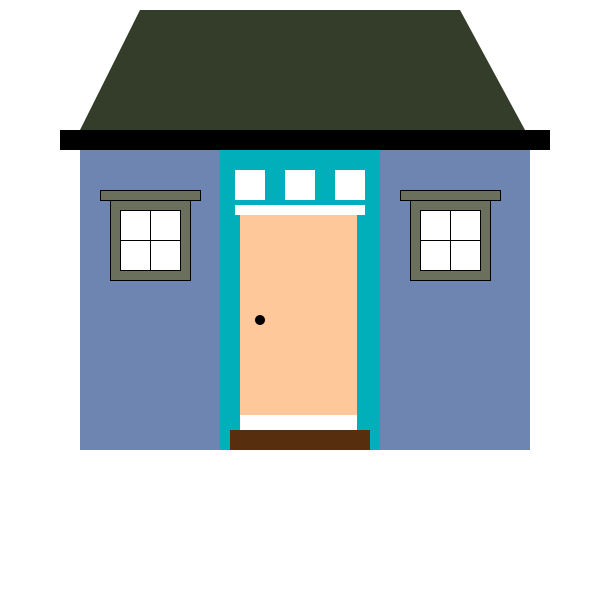
Frame 1 (no input)
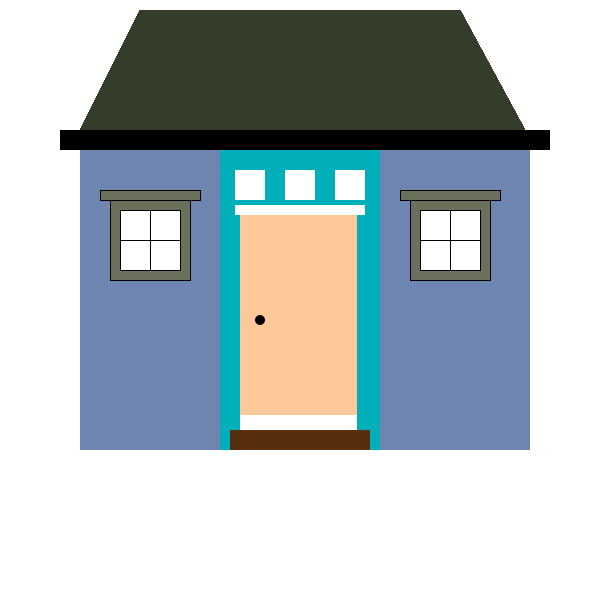
Frame 60 (the mouse pressed at the canvas centre just before this capture)
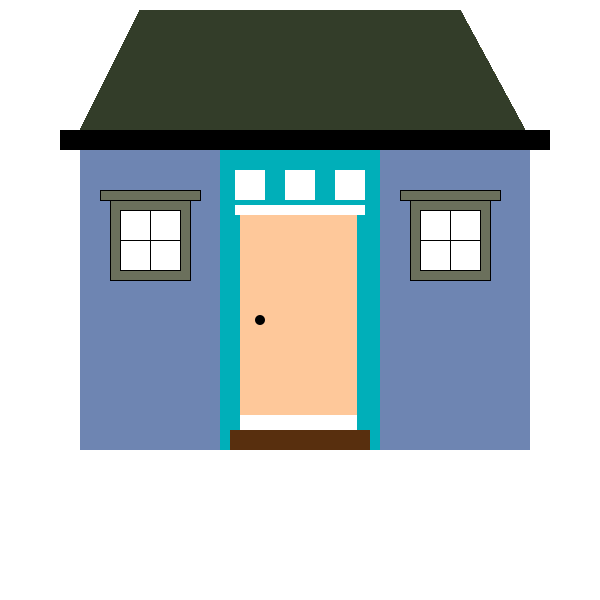
Frame 120 (the mouse held since frame 60 and released just before this capture)

The Processing sketch that drew these frames (run headless with seeded random() and noise(); from frame 60 on, the mouse is pressed at the canvas centre):

// Processing sketch: TUPRAK01GK_Muhamad_Saiful_Arif_1903015008_
// ── TUPRAK01GK_Muhamad_Saiful_Arif_1903015008_.pde
//Muhamad Saiful Arif
//1903015008

void setup(){
  size(600,600);
  background(255,255,255);
}

void draw(){
  //atap rumah
  fill(#333d29);
  noStroke();
  quad(140,10, 460,10, 525,130, 80,130);
  
  //plafon rumah
  fill(#000000);
  noStroke();
  rect(60,130,490,20);
  
  //badan rumah
  fill(#6E85B2);
  noStroke();
  rect(80,150,450,300);
  
  //Jendela Kiri
  fill(#6b705c);
  stroke(#000000);
  rect(100,190,100,10);
  rect(110,200,80,80);
  fill(#ffffff);
  rect(120,210,60,60);
  line(150,270,150,210);
  line(120,240,180,240);

  //Jendela Kanan
  fill(#6b705c);
  stroke(#000000);
  rect(400,190,100,10);
  rect(410,200,80,80);
  fill(#ffffff);
  rect(420,210,60,60);
  line(450,270,450,210);
  line(420,240,480,240);
  
  //bagian pintu
  fill(#00afb9);
  noStroke();
  rect(220,150,160,300);
  fill(#ffffff);
  rect(235,170,30,30);
  rect(285,170,30,30);
  rect(335,170,30,30);
  rect(235,205,130,10);
  rect(240,415,117,15);
  fill(#582f0e);
  rect(230,430,140,20);
  
  fill(#fec89a);
  noStroke();
  rect(240,215,117,200);
  
  fill(#000000);
  ellipse(260,320,10,10);
}
